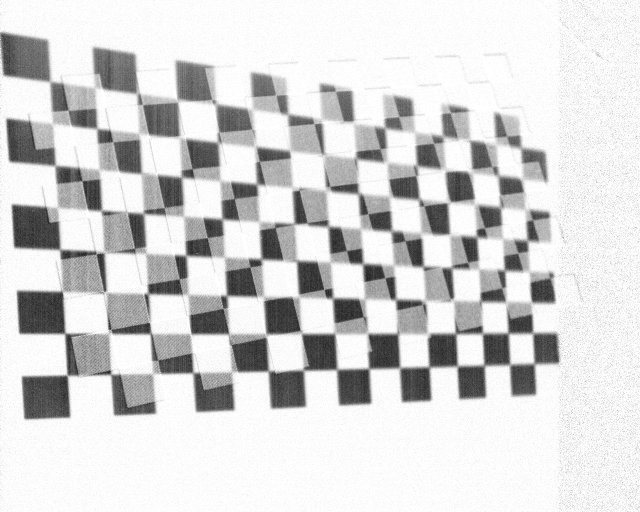
#> input picture calib/1.BMP, 1280 x 1024 px (shown at 1/2 size)
$ python main.py
#> lines starting #> are read from the running program, lines starting #| are printed output that depends on the picture; after the words box and inside, x2 and y2 are one past the last pixel; in counts of white or black regions, pixels touching at a corner belong together
### calibtest.py
import cv2

import cv2
import numpy as np
import glob
import difTheImg

def calibtest():
    # 设置寻找亚像素角点的参数，采用的停止准则是最大循环次数30和最大误差容限0.001
    criteria = (cv2.TERM_CRITERIA_MAX_ITER | cv2.TERM_CRITERIA_EPS, 30, 0.001)
    x = 15
    y = 8
    # 获取标定板角点的位置
    objp = np.zeros((x * y, 3), np.float32)
    objp[:, :2] = np.mgrid[0:x, 0:y].T.reshape(-1, 2)  # 将世界坐标系建在标定板上，所有点的Z坐标全部为0，所以只需要赋值x和y

    obj_points = []  # 存储3D点
    img_points = []  # 存储2D点

    images = glob.glob("F:/vsc_workspace/opencv/calib/*.BMP")
    for fname in images:
        fname = fname.replace("\\","/")
        print(fname)
        img = cv2.imread(fname, cv2.IMREAD_GRAYSCALE)
#> img is the input picture: shape (1024, 1280); min 22, max 255, mean 213.3
        cv2.imshow('i',img)

        gray = img
        size = gray.shape[::-1]
#> size = (1280, 1024)
        ret, corners = cv2.findChessboardCorners(gray, (x,y), None)
#> ret = True; corners = 120 rows, first 8: [99.36, 163.5], [188.8, 176.1], [276, 188.6], [355.5, 200.5], [431.1, 207.2], [507.2, 219], [576.5, 229.5], [641.2, 239.5]
        print(ret)
#| True

        if ret:

            obj_points.append(objp)

            corners2 = cv2.cornerSubPix(gray, corners, (5, 5), (-1, -1), criteria)  # 在原角点的基础上寻找亚像素角点
#> corners2 = 120 rows, first 8: [99.54, 163.6], [190.3, 173.7], [276, 188.6], [355.8, 205.5], [427.7, 209.3], [507.2, 219], [576.1, 228.9], [641.2, 239.5]
            #print(corners2)
            if [corners2]:
                img_points.append(corners2)
            else:
                img_points.append(corners)

            cv2.drawChessboardCorners(img, (x, y), corners, ret)  # 记住，OpenCV的绘制函数一般无返回值
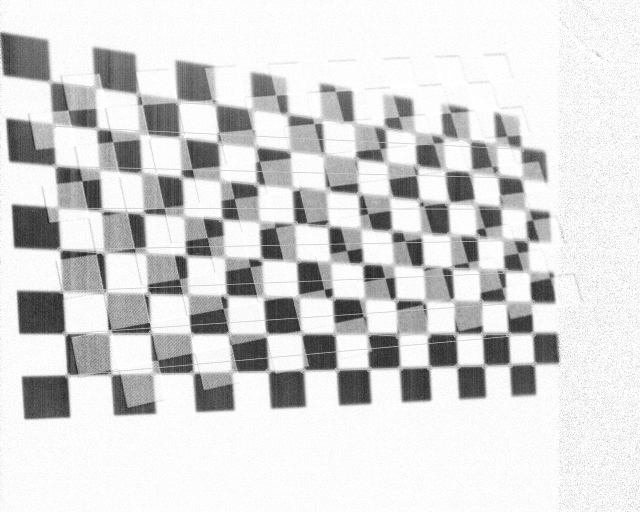
#> img: shape (1024, 1280) (shown at 1/2 size); 3.58% of pixels changed, all inside (x1, y1, x2, y2) = (94, 158, 1075, 758)
            cv2.imshow('img', img)
            cv2.waitKey(20000)
#> pass 2 of the loop in calibtest, `for fname in images:`:
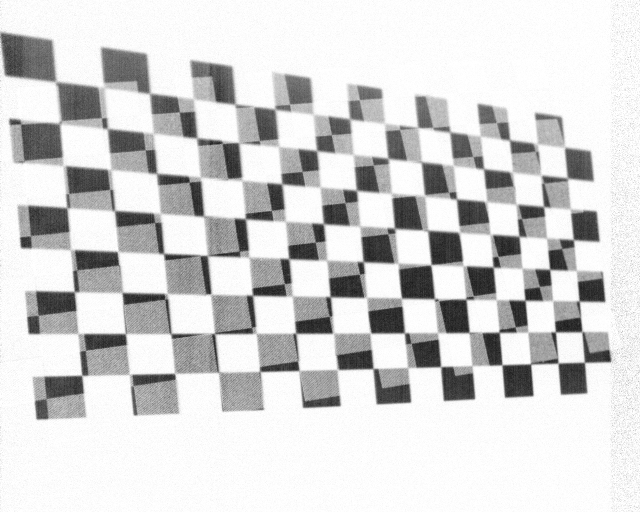
#> input picture calib/2.BMP, 1280 x 1024 px (shown at 1/2 size)
#> in calibtest, img is the input picture: shape (1024, 1280); min 17, max 255, mean 212
#> corners = 120 rows, first 8: [114, 164.1], [208.5, 175.5], [301.5, 187.5], [388.5, 198.5], [472, 209], [551.5, 219.5], [627, 229], [699.5, 238]
#| True
#> corners2 = 120 rows, first 8: [110.8, 163.2], [208.7, 175.4], [299.2, 186.9], [387.3, 197.8], [469.8, 208.5], [549.5, 218.5], [626.7, 230], [699.5, 237.8]
#> in calibtest, `cv2.drawChessboardCorners(img, (x, y), corners, ret)`:
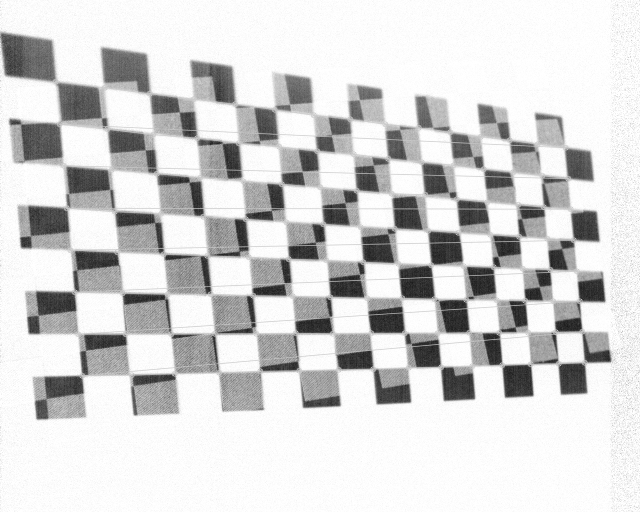
#> img: shape (1024, 1280) (shown at 1/2 size); 3.85% of pixels changed, all inside (x1, y1, x2, y2) = (105, 157, 1176, 758)
#> pass 3 of the loop in calibtest, `for fname in images:`:
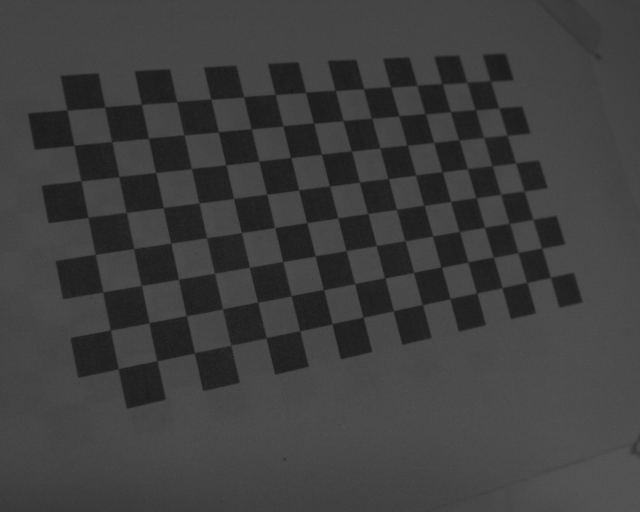
#> input picture calib/c_1.BMP, 1280 x 1024 px (shown at 1/2 size)
#> in calibtest, img is the input picture: shape (1024, 1280); min 22, max 95, mean 62.4
#> corners = 120 rows, first 8: [1101, 555], [1056.1, 564.7], [1005, 575.8], [954.4, 586.6], [900.3, 598.6], [845.7, 609.8], [787.6, 621.5], [726, 634.8]
#| True
#> corners2 = 120 rows, first 8: [1101.1, 555.2], [1053.8, 565.2], [1004.7, 575.5], [953.8, 586.3], [900.6, 597.9], [845.3, 609.7], [787.4, 622.2], [726.6, 634.9]
#> in calibtest, `cv2.drawChessboardCorners(img, (x, y), corners, ret)`:
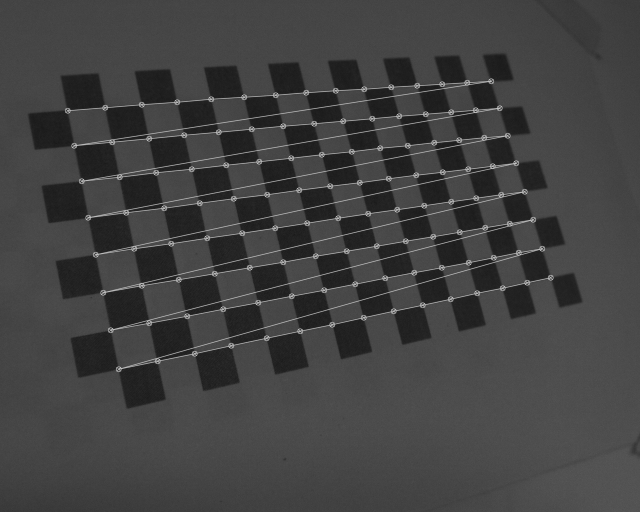
#> img: shape (1024, 1280) (shown at 1/2 size); 3.61% of pixels changed, all inside (x1, y1, x2, y2) = (129, 156, 1108, 745)

    cv2.destroyAllWindows()

### main.py
import calibtest
import difTheImg
import cv2

c = 1
if c == 0:
    x =  difTheImg.difTheImg()
    # ret, binary = cv2.threshold(x, 127 ,180, cv2.THRESH_BINARY | cv2.THRESH_OTSU)
    cv2.imshow('i', x)
    cv2.waitKey()
    if cv2.waitKey() == 27:
        cv2.destroyAllWindows()
    cv2.imwrite('F:/vsc_workspace/opencv/calib/3.BMP', x)
else:
    calibtest.calibtest()
